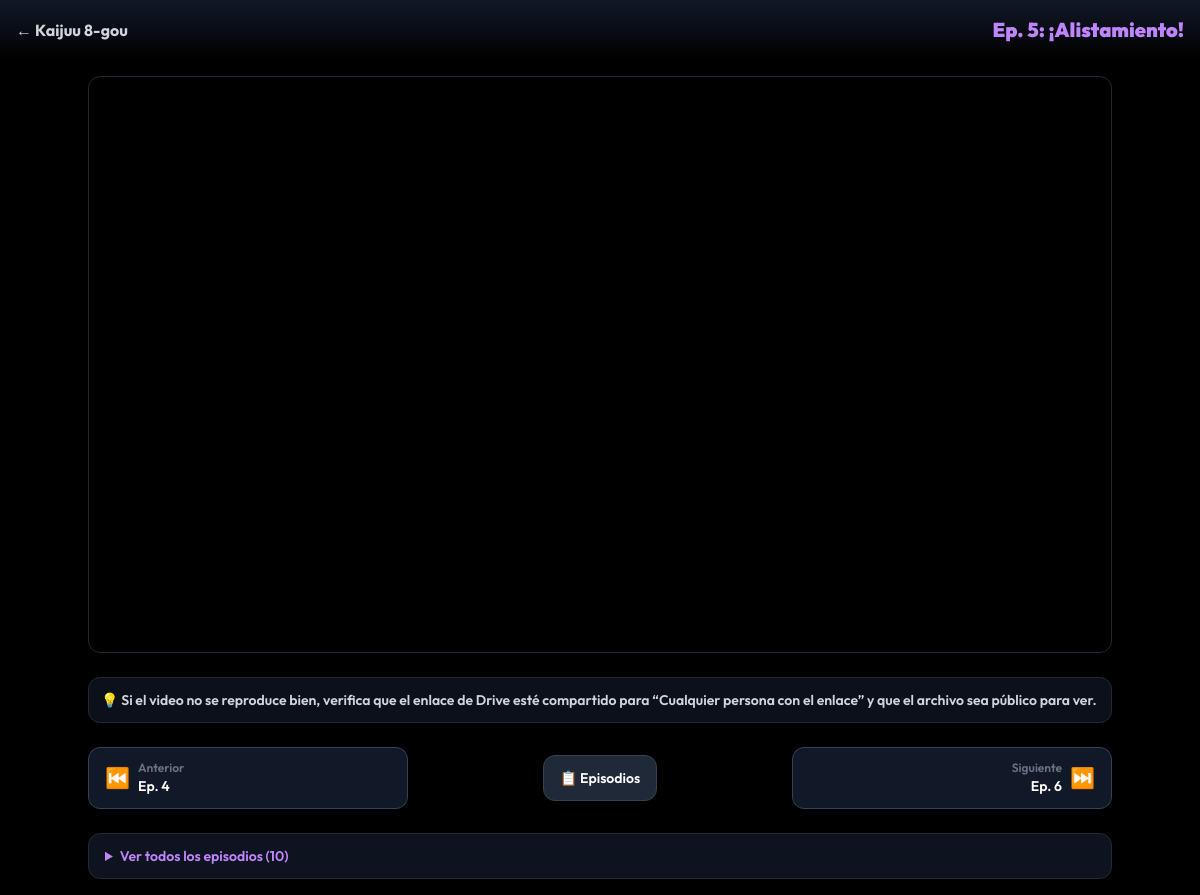
The page /episodio/8/ (signed in) on the database its author committed.
### catalog/models.py (models this page shows, shortened)
class Episodio(models.Model):
    anime = models.ForeignKey(Anime, on_delete=models.CASCADE, related_name='episodios')
    numero = models.IntegerField(help_text="Número del episodio (ej. 1)")
    titulo = models.CharField(max_length=200, help_text="Título del episodio")
    video_url = models.URLField(max_length=700, help_text="Enlace del video o Embed Code")
    class Meta:
        constraints = [
            models.UniqueConstraint(fields=['anime', 'numero'], name='unique_episodio_por_anime'),
        ]
        ordering = ['numero']

class Anime(models.Model):
    titulo = models.CharField(max_length=200)
    sinopsis = models.TextField()
    fecha_estreno = models.DateField()
    genero = models.CharField(max_length=100)
    calificacion = models.FloatField(default=0.0)
    imagen_url = models.URLField(max_length=500, blank=True, null=True, help_text="Enlace URL de la imagen de portada")
    trailer_url = models.URLField(max_length=500, blank=True, null=True, help_text="URL de YouTube (ej. https://www.youtube.com/embed/...)")
    favoritos = models.ManyToManyField(User, related_name='animes_favoritos', blank=True)
    vistos = models.ManyToManyField(User, related_name='animes_vistos', blank=True)

### catalog/views.py (the view)
# urls.py: path('episodio/<int:episodio_id>/', ver_episodio, name='ver_episodio'),
@login_required
def ver_episodio(request, episodio_id):
    episodio = get_object_or_404(Episodio, id=episodio_id)
    anime = episodio.anime
    episodios = anime.episodios.order_by('numero')
    prev_episodio = anime.episodios.filter(numero__lt=episodio.numero).order_by('-numero').first()
    next_episodio = anime.episodios.filter(numero__gt=episodio.numero).order_by('numero').first()
    return render(request, 'catalog/ver_episodio.html', {
        'episodio': episodio,
        'episodios': episodios,
        'prev_episodio': prev_episodio,
        'next_episodio': next_episodio,
    })

### catalog/templates/catalog/ver_episodio.html (shortened to what this page needs)
{% extends 'base.html' %}
{% block body_class %}bg-black text-white min-h-screen flex flex-col font-sans{% endblock %}
{% block navbar %}
<nav class="p-4 flex justify-between items-center bg-gradient-to-b from-gray-900 to-transparent sticky top-0 z-50">
    <a href="{% url 'anime_detalle' episodio.anime.id %}" class="text-gray-300 hover:text-pink-400 font-bold transition flex items-center gap-2 text-sm md:text-base">
        ← {{ episodio.anime.titulo }}
    </a>
    <h2 class="text-base md:text-xl font-black text-purple-400 truncate max-w-[50%] text-right">
        Ep. {{ episodio.numero }}: {{ episodio.titulo }}
    </h2>
</nav>
{% endblock %}
{% block content %}
<div class="flex-grow flex flex-col items-center justify-center p-3 sm:p-4 gap-4 sm:gap-6">
    <div class="w-full max-w-5xl rounded-xl overflow-hidden shadow-2xl border border-gray-800 bg-black">
        <div class="relative w-full aspect-video">
            <iframe
                src="{{ episodio.video_url }}"
                class="absolute inset-0 w-full h-full"
                frameborder="0"
                allow="autoplay; fullscreen; picture-in-picture"
                allowfullscreen
                loading="lazy"
                title="Reproductor de episodio"
            ></iframe>
        </div>
    </div>
    <div class="w-full max-w-5xl rounded-xl border border-gray-800 bg-gray-900/70 p-3 text-sm text-gray-400">
        <p class="font-semibold text-gray-300">💡 Si el video no se reproduce bien, verifica que el enlace de Drive esté compartido para “Cualquier persona con el enlace” y que el archivo sea público para ver.</p>
    </div>
    <div class="w-full max-w-5xl flex items-center justify-between gap-4">
        {% if prev_episodio %}
            <a href="{% url 'ver_episodio' prev_episodio.id %}" class="flex items-center gap-2 bg-gray-900 hover:bg-purple-900/50 border border-gray-700 hover:border-purple-500 px-4 py-3 rounded-xl transition text-sm font-semibold flex-1 max-w-xs">
                <span class="text-xl">⏮️</span>
                <div class="min-w-0 text-left">
                    <span class="text-xs text-gray-500 block">Anterior</span>
                    <span class="truncate block">Ep. {{ prev_episodio.numero }}</span>
                </div>
            </a>
        {% else %}
            <div class="flex-1 max-w-xs"></div>
        {% endif %}
        <a href="{% url 'anime_detalle' episodio.anime.id %}" class="bg-gray-800 hover:bg-gray-700 border border-gray-700 px-4 py-3 rounded-xl text-sm font-semibold transition whitespace-nowrap">
            📋 Episodios
        </a>
        {% if next_episodio %}
            <a href="{% url 'ver_episodio' next_episodio.id %}" class="flex items-center gap-2 bg-gray-900 hover:bg-purple-900/50 border border-gray-700 hover:border-purple-500 px-4 py-3 rounded-xl transition text-sm font-semibold flex-1 max-w-xs justify-end">
                <div class="min-w-0 text-right">
                    <span class="text-xs text-gray-500 block">Siguiente</span>
                    <span class="truncate block">Ep. {{ next_episodio.numero }}</span>
                </div>
                <span class="text-xl">⏭️</span>
            </a>
        {% else %}
            <div class="flex-1 max-w-xs"></div>
        {% endif %}
    </div>
    {% if episodios %}
    <div class="w-full max-w-5xl">
        <details class="bg-gray-900/80 border border-gray-800 rounded-xl overflow-hidden">
            <summary class="px-4 py-3 cursor-pointer text-sm font-semibold text-purple-400 hover:bg-gray-800 transition">
                Ver todos los episodios ({{ episodios|length }})
            </summary>
        </details>
    </div>
    {% endif %}
</div>
{% endblock %}

### rows shown on the page
Episodio: anime.titulo "Kaijuu 8-gou", numero "5", titulo "¡Alistamiento!"
Episodio: numero "4"
Episodio: numero "6"

### other values the page prints
{{ episodios|length }} "10"
